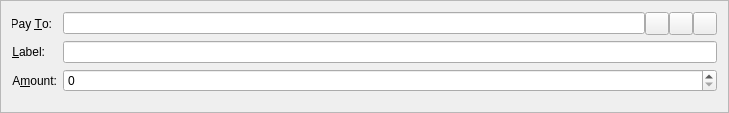
<?xml version="1.0" encoding="UTF-8"?>
<ui version="4.0">
 <class>SendCoinsEntry</class>
 <widget class="QFrame" name="SendCoinsEntry">
  <property name="geometry">
   <rect>
    <x>0</x>
    <y>0</y>
    <width>729</width>
    <height>113</height>
   </rect>
  </property>
  <property name="windowTitle">
   <string>Form</string>
  </property>
  <property name="frameShape">
   <enum>QFrame::StyledPanel</enum>
  </property>
  <property name="frameShadow">
   <enum>QFrame::Sunken</enum>
  </property>
  <layout class="QFormLayout" name="formLayout">
   <property name="fieldGrowthPolicy">
    <enum>QFormLayout::AllNonFixedFieldsGrow</enum>
   </property>
   <item row="0" column="0">
    <widget class="QLabel" name="label_2">
     <property name="text">
      <string>Pay &amp;To:</string>
     </property>
     <property name="alignment">
      <set>Qt::AlignRight|Qt::AlignTrailing|Qt::AlignVCenter</set>
     </property>
     <property name="buddy">
      <cstring>payTo</cstring>
     </property>
    </widget>
   </item>
   <item row="0" column="1">
    <layout class="QHBoxLayout" name="payToLayout">
     <property name="spacing">
      <number>0</number>
     </property>
     <item>
      <widget class="QValidatedLineEdit" name="payTo">
       <property name="toolTip">
        <string>The address to send the payment to  (e.g. 4Zo1ga6xuKuQ7JV7M9rGDoxdbYwV5zgQJ5)</string>
       </property>
       <property name="maxLength">
        <number>34</number>
       </property>
      </widget>
     </item>
     <item>
      <widget class="QToolButton" name="addressBookButton">
       <property name="toolTip">
        <string>Choose address from address book</string>
       </property>
       <property name="text">
        <string/>
       </property>
       <property name="icon">
        <iconset resource="../magi.qrc">
         <normaloff>:/icons/address-book</normaloff>:/icons/address-book</iconset>
       </property>
       <property name="shortcut">
        <string>Alt+A</string>
       </property>
      </widget>
     </item>
     <item>
      <widget class="QToolButton" name="pasteButton">
       <property name="toolTip">
        <string>Paste address from clipboard</string>
       </property>
       <property name="text">
        <string/>
       </property>
       <property name="icon">
        <iconset resource="../magi.qrc">
         <normaloff>:/icons/editpaste</normaloff>:/icons/editpaste</iconset>
       </property>
       <property name="shortcut">
        <string>Alt+P</string>
       </property>
      </widget>
     </item>
     <item>
      <widget class="QToolButton" name="deleteButton">
       <property name="toolTip">
        <string>Remove this recipient</string>
       </property>
       <property name="text">
        <string/>
       </property>
       <property name="icon">
        <iconset resource="../magi.qrc">
         <normaloff>:/icons/remove</normaloff>:/icons/remove</iconset>
       </property>
      </widget>
     </item>
    </layout>
   </item>
   <item row="1" column="0">
    <widget class="QLabel" name="label_4">
     <property name="text">
      <string>&amp;Label:</string>
     </property>
     <property name="alignment">
      <set>Qt::AlignRight|Qt::AlignTrailing|Qt::AlignVCenter</set>
     </property>
     <property name="buddy">
      <cstring>addAsLabel</cstring>
     </property>
    </widget>
   </item>
   <item row="1" column="1">
    <layout class="QHBoxLayout" name="horizontalLayout_2">
     <property name="spacing">
      <number>0</number>
     </property>
     <item>
      <widget class="QValidatedLineEdit" name="addAsLabel">
       <property name="enabled">
        <bool>true</bool>
       </property>
       <property name="toolTip">
        <string>Enter a label for this address to add it to your address book</string>
       </property>
      </widget>
     </item>
    </layout>
   </item>
   <item row="2" column="0">
    <widget class="QLabel" name="label">
     <property name="text">
      <string>A&amp;mount:</string>
     </property>
     <property name="alignment">
      <set>Qt::AlignRight|Qt::AlignTrailing|Qt::AlignVCenter</set>
     </property>
     <property name="buddy">
      <cstring>payAmount</cstring>
     </property>
    </widget>
   </item>
   <item row="2" column="1">
    <widget class="BitcoinAmountField" name="payAmount"/>
   </item>
  </layout>
 </widget>
 <customwidgets>
  <customwidget>
   <class>BitcoinAmountField</class>
   <extends>QSpinBox</extends>
   <header>magiamountfield.h</header>
   <container>1</container>
  </customwidget>
  <customwidget>
   <class>QValidatedLineEdit</class>
   <extends>QLineEdit</extends>
   <header>qvalidatedlineedit.h</header>
  </customwidget>
 </customwidgets>
 <resources>
  <include location="../magi.qrc"/>
 </resources>
 <connections/>
</ui>
